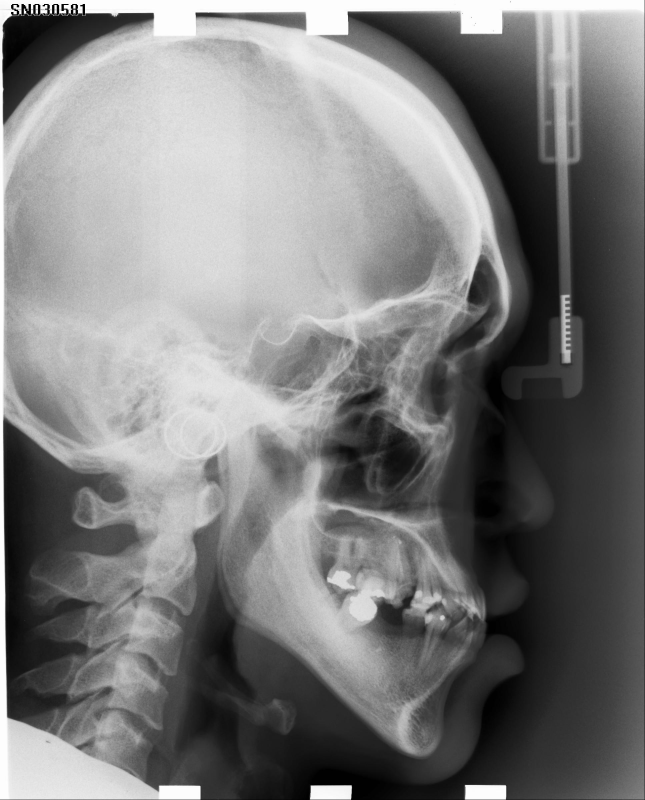
#> input picture cepha400/001.jpg, 1935 x 2400 px, found by its file name (shown at 1/3 size)
$ jupyter execute --allow-errors calc-res.ipynb
#> lines starting #> are read from the running program, lines starting #| are printed output that depends on the picture; after the words box and inside, x2 and y2 are one past the last pixel; in counts of white or black regions, pixels touching at a corner belong together
[cell 1]
import cv2
import numpy as np
import matplotlib.pyplot as plt
import imutils
# from urllib.parse import urlparse

# import pysift

[cell 2]
path = './skull.jpg'
imgOG = cv2.imread(path)
#> (the rest of this cell did not finish here and is left out)

#> (a cell that did not finish here is left out)

---

#> (a cell that did not finish here is left out)

#> (a cell that did not finish here is left out)

#> (a cell that did not finish here is left out)

#> (a cell that did not finish here is left out)

#> (a cell that did not finish here is left out)

#> (a cell that did not finish here is left out)

[cell 10]
# PIXEL-MILLIMETER-RATIO
loc0 = 5
loc9 = 100
pmr = 45 / np.abs(loc0 - loc9)
pmr = np.round(pmr, 2)
print('every pixel corresponds to roughly {} mm '.format(pmr))

---

**NOTE**
in our dataset _'cepha400'_, the ruler has 9 stripes instead of 10, thus corresponding to 40mm instead of 45mm

---

[cell 11]
path = '../data/cepha400/001.jpg'
imgOG = cv2.imread(path)
#> imgOG is the input picture: shape (2400, 1935, 3); min 0, max 255, mean 124.1
imgOG = cv2.cvtColor(imgOG, cv2.COLOR_BGR2GRAY)
#> imgOG: shape (2400, 1935)
width, height = 500, 600
imgOG = cv2.resize(imgOG, (width, height))
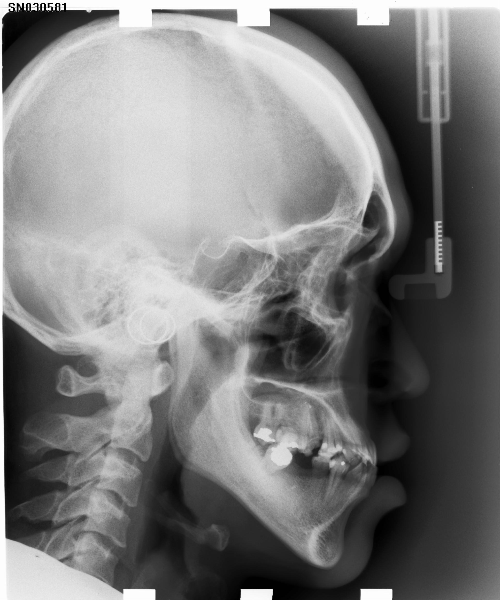
#> imgOG: shape (600, 500); min 0, max 255, mean 124.1
plt.imshow(imgOG, cmap='gray')

[cell 12]
img_roi = imgOG[200:int(height/2), width-100-1:width-1]
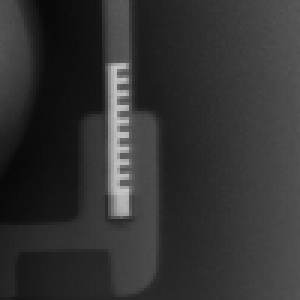
#> img_roi: shape (100, 100) (shown 3 times larger); min 8, max 198, mean 50.7
plt.imshow(img_roi, cmap='gray')

[cell 13]
img_new = img_roi.copy()
gray = cv2.GaussianBlur(img_new, (7, 7), 0)
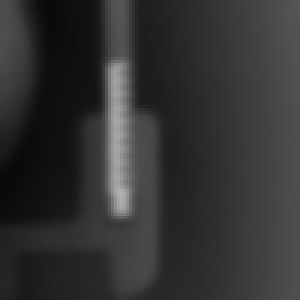
#> gray: shape (100, 100) (shown 3 times larger); min 10, max 178, mean 50.7
edged = cv2.Canny(gray, 170, 200)
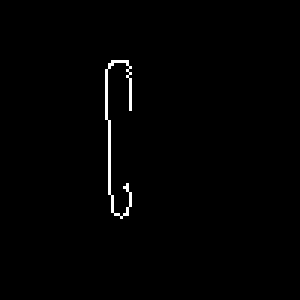
#> edged: shape (100, 100) (shown 3 times larger); 0.89% white in thin lines or dots, all inside (x1, y1, x2, y2) = (35, 20, 44, 73)
edged = cv2.dilate(edged, None, iterations=4)
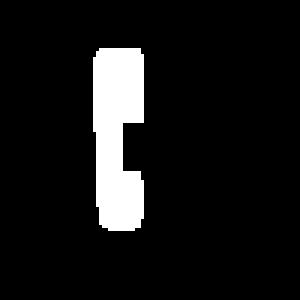
#> edged: shape (100, 100) (shown 3 times larger); 8.6% white; 1 white region, box (x1, y1, x2, y2) and area: (31, 16, 48, 77) 865
edged = cv2.erode(edged, None, iterations=4)
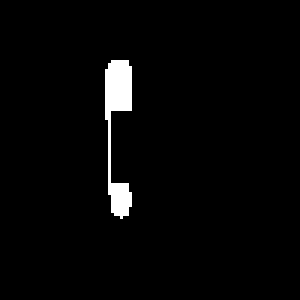
#> edged: shape (100, 100) (shown 3 times larger); 2.5% white; 1 white region
plt.imshow(edged, cmap='gray')

[cell 14]
contours, hierarchy = cv2.findContours(edged, cv2.RETR_LIST, cv2.CHAIN_APPROX_NONE)
#> contours = 1 contour; box (x1, y1, x2, y2) and area: (35, 20, 44, 73) 187
boundRect = [None]*len(contours)
#> boundRect = 1 item

for i, c in enumerate(contours):
    contours_poly = cv2.approxPolyDP(c, 3, True)
    boundRect[i] = cv2.boundingRect(contours_poly)
#> this loop made 1 pass
#> after the loop, boundRect = [(36, 20, 8, 53)]

print(boundRect)
#| [(36, 20, 8, 53)]

[cell 15]
x2 = int(boundRect[0][0]+boundRect[0][2])
#> x2 = 44
y2 = int(boundRect[0][1]+boundRect[0][3])
#> y2 = 73
x1 = int(boundRect[0][0])
#> x1 = 36
y1 = int(boundRect[0][1])
#> y1 = 20

[cell 16]
cv2.rectangle(
    img_new,
    (int(boundRect[0][0]), int(boundRect[0][1])),
    (int(boundRect[0][0]+boundRect[0][2]), int(boundRect[0][1]+boundRect[0][3])),
    (0,0,0), 1
    # (255,255,255), -1
)
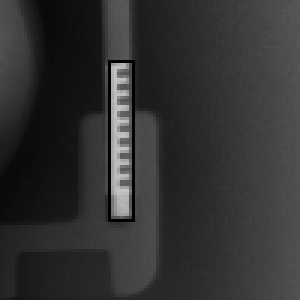
#> img_new: shape (100, 100) (shown 3 times larger); 1.22% of pixels changed, all inside (x1, y1, x2, y2) = (36, 20, 45, 74)

plt.imshow(img_new, cmap='gray')

[cell 17]
img_crop = img_roi.copy()
img_crop = img_crop[y1:y2, x1:x2]
plt.imshow(img_crop, cmap='gray')
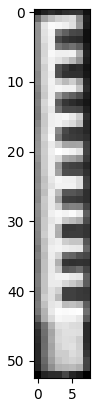
#> figure drawn by matplotlib, 1 panel

[cell 18]
img_hist = cv2.equalizeHist(img_crop)
plt.imshow(img_hist, cmap='gray')
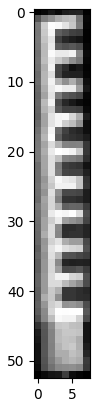
#> figure drawn by matplotlib, 1 panel

$ run again, with cepha400/002.jpg copied over cepha400/001.jpg
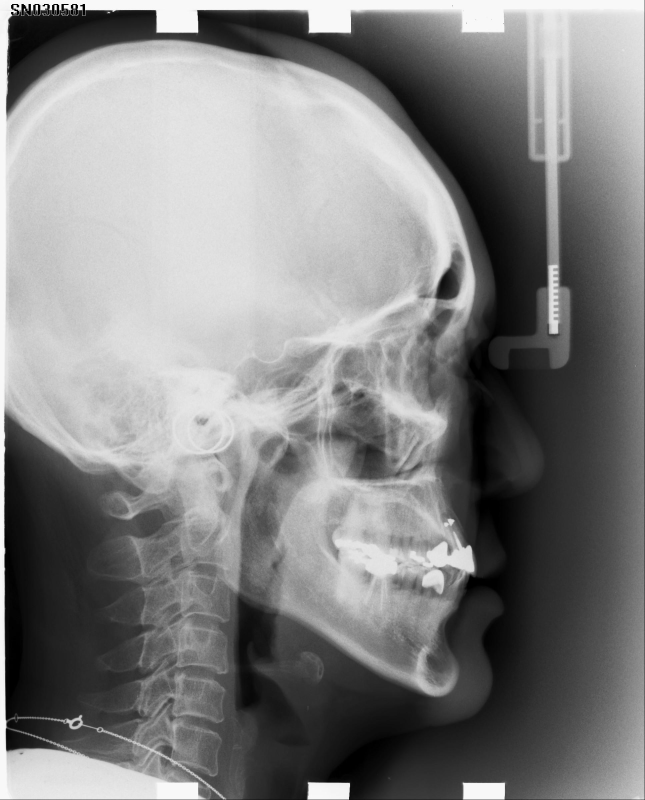
#> input picture cepha400/002.jpg, 1935 x 2400 px, found by its file name (shown at 1/3 size)
#> imgOG is the input picture: shape (2400, 1935, 3); min 0, max 255, mean 130.3
#> `edged = cv2.erode(edged, None, iterations=4)`:
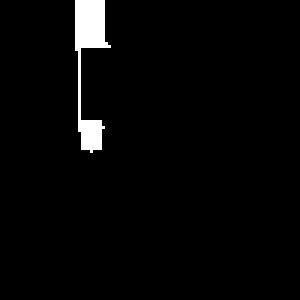
#> edged: shape (100, 100) (shown 3 times larger); 2.6% white; 1 white region
#> contours = 1 contour; box (x1, y1, x2, y2) and area: (25, 0, 37, 51) 199
#> `boundRect = [None]*len(contours)`: boundRect = 1 item
#> the loop `for i, c in enumerate(contours):` made 1 pass
#> after the loop `for i, c in enumerate(contours):`: boundRect = [(25, 0, 12, 51)]
#| [(25, 0, 12, 51)]
#> x2 = 37
#> y2 = 51
#> x1 = 25
#> y1 = 0
#> img_new: shape (100, 100); min 0, max 228, mean 73.9
#> `[cell 18] img_hist = cv2.equalizeHist(img_crop) plt.imshow(img_hist, c..`:
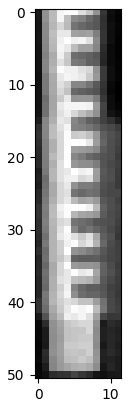
#> figure drawn by matplotlib, 1 panel

$ run again, with cepha400/008.jpg copied over cepha400/001.jpg
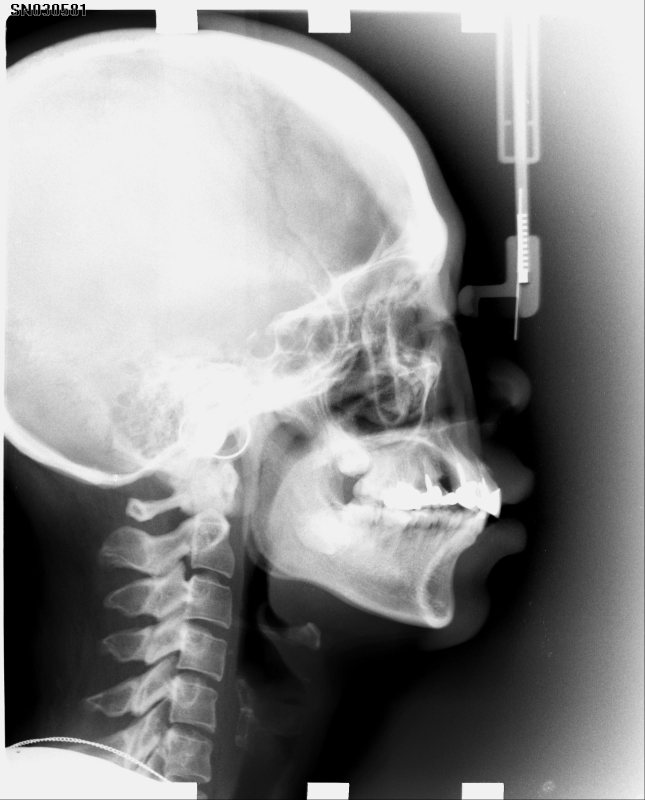
#> input picture cepha400/008.jpg, 1935 x 2400 px, found by its file name (shown at 1/3 size)
#> imgOG is the input picture: shape (2400, 1935, 3); min 0, max 255, mean 142.2
#> `edged = cv2.erode(edged, None, iterations=4)`:
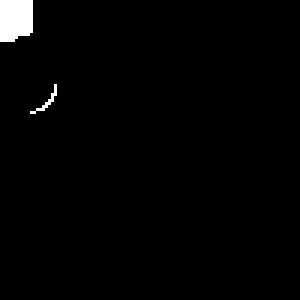
#> edged: shape (100, 100) (shown 3 times larger); 1.6% white; 2 white regions (1 under 20 px)
#> contours = 2 contours, 1 with area under 20; largest, box (x1, y1, x2, y2) and area: (0, 0, 11, 14) 120
#> `boundRect = [None]*len(contours)`: boundRect = 2 items
#> the loop `for i, c in enumerate(contours):` made 2 passes
#> contours_poly on passes 1 to 2: [[18, 28], [10, 37]], [[0, 0], [0, 13], [9, 11], [10, 0]]
#> after the loop `for i, c in enumerate(contours):`: boundRect = [(10, 28, 9, 10), (0, 0, 11, 14)]
#| [(10, 28, 9, 10), (0, 0, 11, 14)]
#> x2 = 19
#> y2 = 38
#> x1 = 10
#> y1 = 28
#> img_new: shape (100, 100); min 0, max 243, mean 93.6
#> `[cell 18] img_hist = cv2.equalizeHist(img_crop) plt.imshow(img_hist, c..`:
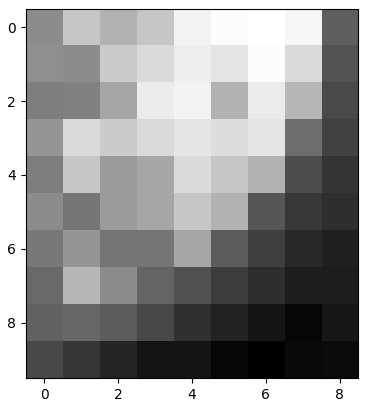
#> figure drawn by matplotlib, 1 panel
